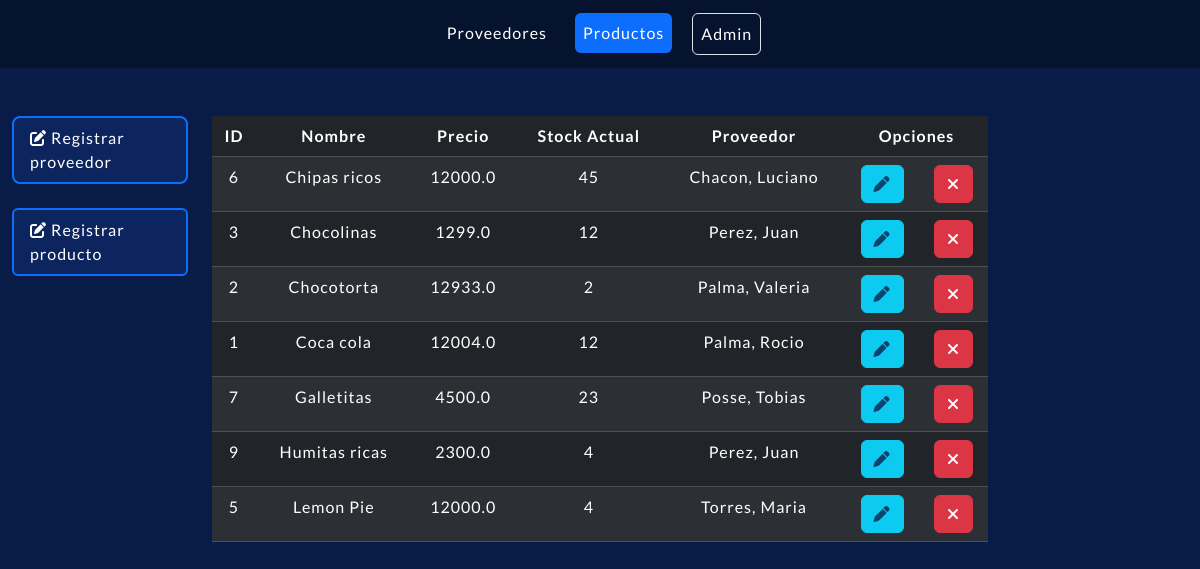
/productos/, run on an earlier commit of the app's database.
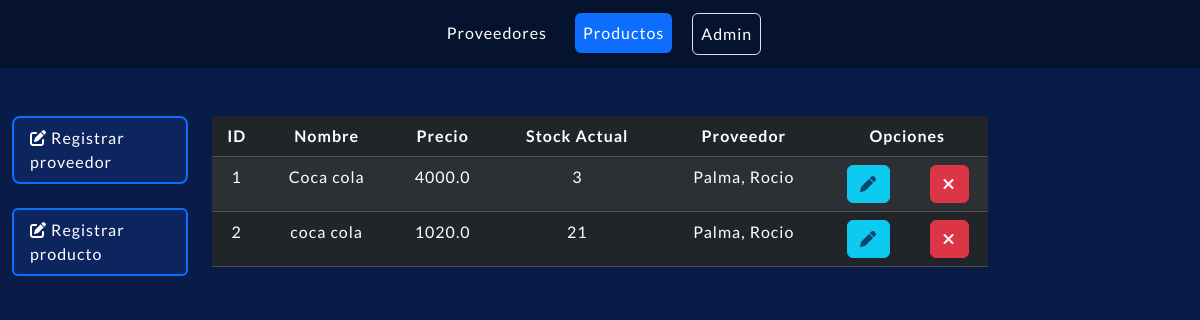
And on a later commit of the database.
### compra/models.py (models this page shows, shortened)
class Producto(models.Model):
    nombre = models.CharField(max_length=100)
    precio = models.FloatField()
    stock_actual = models.IntegerField()
    proveedor = models.ForeignKey(Proveedor, null=True, blank=True, on_delete=models.CASCADE)
    class Meta:
        ordering=['nombre', '-stock_actual'] #Orden asc en nombre y desc en stock
        verbose_name_plural = 'Productos'

class Proveedor(models.Model):
    nombre = models.CharField(max_length=100)
    apellido = models.CharField(max_length=100)
    dni = models.IntegerField()
    def __str__(self):
        return f'{self.apellido}, {self.nombre}'
    class Meta:
        ordering=['id','apellido', 'nombre'] # Orden asc en apellido y nombre
        verbose_name_plural = 'Proveedores'

### compra/views.py (the view)
# urls.py: path('productos/', views.readProductos, name="Mostrar todos los productos"),
def readProductos(request):
    productos = Producto.objects.all()
    return render(request, 'lista_productos.html', {'productos': productos})

### compra/templates/lista_productos.html (shortened to what this page needs)
{% extends 'base_lista.html' %}
{% block navbar %}
<li class="nav-item"><a class="nav-link p-2" href="/proveedores">Proveedores</a></li>
<li class="nav-item"><a class="nav-link active p-2" aria-currente="page" href="/productos">Productos</a></li>
{% endblock %}
{% block table %}
<thead>
    <tr class="align-middle">
        <th>ID</th>
        <th>Nombre</th>
        <th>Precio</th>
        <th>Stock Actual</th>
        <th>Proveedor</th>
        <th colspan="2">Opciones</th>
    </tr>
</thead>
<tbody>
    {% for producto in productos %}
    <tr>
        <td>{{producto.id}}</td>
        <td>{{producto.nombre}}</td>
        <td>{{producto.precio}}</td>
        <td>{{producto.stock_actual}}</td>
        {% if producto.proveedor == None %}
            <td>-</td>
        {% else %}
            <td>{{producto.proveedor}}</td>
        {% endif %}
        <td><a href="/producto/editar/{{producto.id}}" class="btn btn-info"><i class="fa-solid fa-pen" style="color: #0b446f;"></i></a></td>
        <td><a href="/producto/eliminar/{{producto.id}}" class="btn btn-danger"><i class="fa-solid fa-xmark" style="color: #fafafa;"></i></a></td>
    </tr>
    {% endfor %}
</tbody>
{% endblock %}

What changed in the data, as far as the page shows it:
removed Producto: id "6", nombre "Chipas ricos", precio "12000.0", stock_actual "45", proveedor "Chacon, Luciano"
removed Producto: id "3", nombre "Chocolinas", precio "1299.0", stock_actual "12", proveedor "Perez, Juan"
removed Producto: id "7", nombre "Galletitas", precio "4500.0", stock_actual "23", proveedor "Posse, Tobias"
removed Producto: id "9", nombre "Humitas ricas", precio "2300.0", stock_actual "4", proveedor "Perez, Juan"
removed Producto: id "5", nombre "Lemon Pie", precio "12000.0", stock_actual "4", proveedor "Torres, Maria"
changed Producto "Coca cola": precio "12004.0" → "4000.0"; stock_actual "12" → "3"; moves up the list
changed Producto id 2: nombre "Chocotorta" → "coca cola"; precio "12933.0" → "1020.0"; stock_actual "2" → "21"; proveedor "Palma, Valeria" → "Palma, Rocio"
